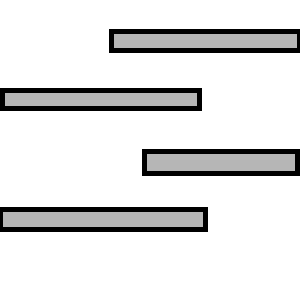
%> input picture Pictures/map_3_d.png, 300 x 300 px
$ octave AstarDiag.m   (GNU Octave 9; MATLAB toolbox functions it lacks are replaced by stand-ins)
%> lines starting %> are read from the running program, lines starting %| are printed output that depends on the picture; in (x1, y1, x2, y2) boxes, pixels count from 0 and x2, y2 are one past the last pixel; in counts of white or black regions, pixels touching at a corner belong together; the program's own positions count from 1
% Astar Diagonal with bigger with sparse edge matrix
clear;
close all;


% img1 = imread("Pictures/map_1_d.png");
% img1 = imread("Pictures/map_2_d.png");
img1 = imread("Pictures/map_3_d.png");
%> img1 is the input picture: size 300x300x3 uint8; min 0, max 255, mean 223.4
% img1 = imread("Pictures/map_4_d.png");
% img1 = imread("Pictures/maze3.jpg");

scaleFactor = 1; % Increase resolution by a factor of 2
img = imresize(img1, scaleFactor, 'bilinear'); % or 'nearest' for binary images

img = imbinarize(im2gray(img), 0.8);
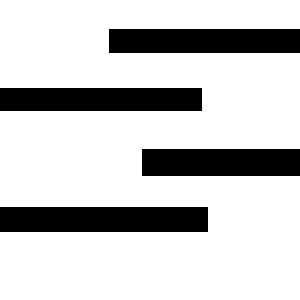
%> img: size 300x300 logical; 79.2% white; 4 black regions, box (x1, y1, x2, y2) and area: (0, 207, 208, 232) 5200, (0, 88, 202, 111) 4646, (109, 29, 300, 53) 4584, (142, 149, 300, 176) 4266
se = strel('disk', 2);
img = ~imdilate(~img, se);
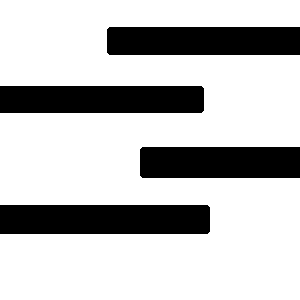
%> img: size 300x300 logical; 75.6% white; 4 black regions, box (x1, y1, x2, y2) and area: (0, 205, 210, 234) 6084, (0, 86, 204, 113) 5502, (107, 27, 300, 55) 5398, (140, 147, 300, 178) 4954
map_size = size(img);
%> map_size = [300 300]
plotruntime = 0; % choose 1 to show the runtime plot (slow)
% Heuristic function choice
func = @ heuristic1;
alfa=0.3; % lower: more greedy

figure; % Create a figure handle
set(gcf, 'Position', [100, 100, 800, 600]);
imshow(img, 'InitialMagnification', 'fit');
hold on
title('Select START point, then GOAL point');


%> (the run ends here)

$ run again, with Pictures/map_2_d.png copied over Pictures/map_3_d.png
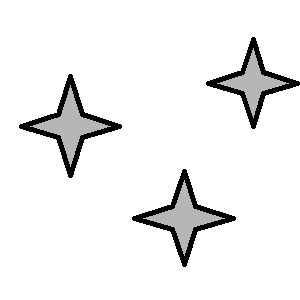
%> input picture Pictures/map_2_d.png, 300 x 300 px
%> img1 is the input picture: size 300x300x3 uint8; min 0, max 255, mean 239.1
%> `img = imbinarize(im2gray(img), 0.8);`:
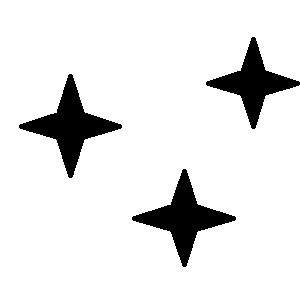
%> img: size 300x300 logical; 90.3% white; 3 black regions, box (x1, y1, x2, y2) and area: (19, 74, 122, 178) 3128, (132, 169, 236, 267) 2995, (206, 37, 300, 129) 2567
%> `img = ~imdilate(~img, se);`:
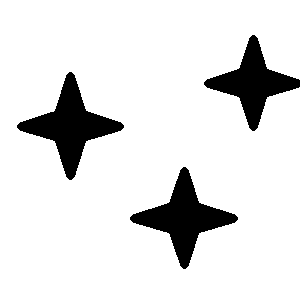
%> img: size 300x300 logical; 88.3% white; 3 black regions, box (x1, y1, x2, y2) and area: (17, 72, 124, 180) 3757, (130, 167, 238, 269) 3608, (204, 35, 300, 131) 3124

$ run again, with Pictures/map_4_d.png copied over Pictures/map_3_d.png
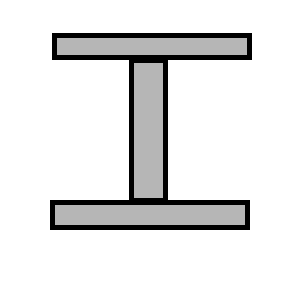
%> input picture Pictures/map_4_d.png, 300 x 300 px
%> img1 is the input picture: size 300x300x3 uint8; min 0, max 255, mean 229.4
%> `img = imbinarize(im2gray(img), 0.8);`:
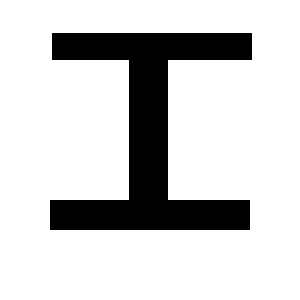
%> img: size 300x300 logical; 81.3% white; 1 black region, box (x1, y1, x2, y2) and area: (50, 33, 252, 230) 16860
%> `img = ~imdilate(~img, se);`:
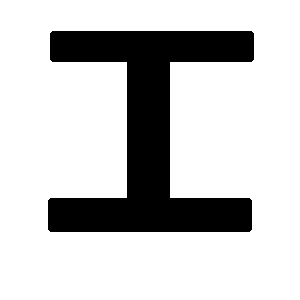
%> img: size 300x300 logical; 78.8% white; 1 black region, box (x1, y1, x2, y2) and area: (48, 31, 254, 232) 19084
